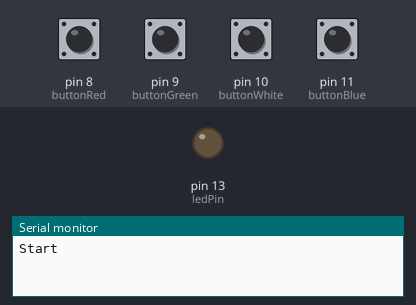
Bench run of a sketch on a simulated Arduino Uno, built with avr-gcc and run on an emulated ATmega328P. On the bench: output pins drawn as LEDs (lit = HIGH), the last lines printed to the serial monitor. The test bench sets the inputs (shaded band); at power-on: pin 8 (buttonRed), pin 9 (buttonGreen), pin 10 (buttonWhite), pin 11 (buttonBlue) LOW.

Above: at 1.8 s.
1.9 s: pin 8 (buttonRed) pulled HIGH for 0.6 s
At 2.4 s:
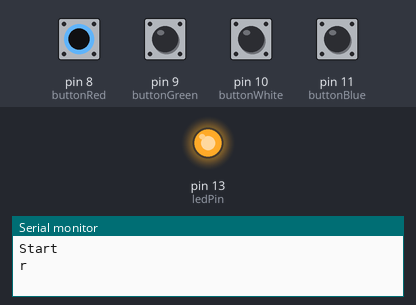
4.0 s: pin 9 (buttonGreen) pulled HIGH for 0.6 s
At 5.6 s:
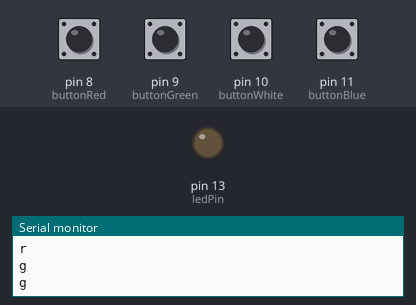
6.5 s: pin 10 (buttonWhite) pulled HIGH for 0.6 s
At 6.8 s:
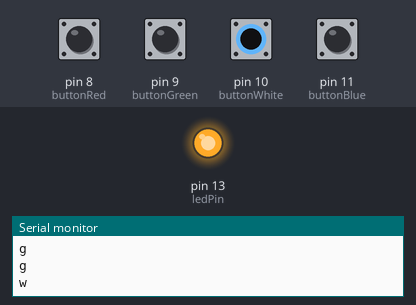
9.0 s: pin 11 (buttonBlue) pulled HIGH for 0.6 s
At 10.7 s:
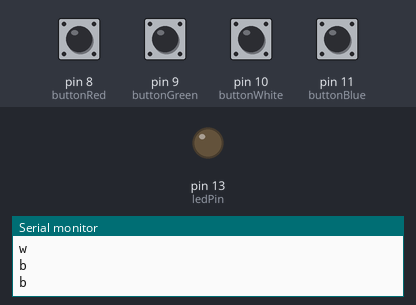
Timing chart, 0 to 12.2 s (numbered marks = the images above; inputs shaded):
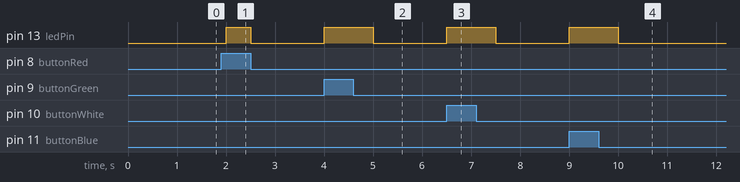

The sketch:

Button.ino
```cpp
/*
  Button


  The circuit:
  - LED attached from pin 13 to ground through 220 ohm resistor
  - pushbutton attached to pin 2 from +5V
  - 10K resistor attached to pin 2 from ground

  - Note: on most Arduinos there is already an LED on the board
    attached to pin 13.


*/

// constants won't change. They're used here to set pin numbers:
const int buttonRed = 8;     // the number of the pushbutton pin
const int buttonGreen = 9;
const int buttonWhite = 10;
const int buttonBlue = 11;
const int ledPin =  13;      // the number of the LED pin


// variables will change:
int btnGreenState = 0;         // variable for reading the pushbutton status
int btnRedState = 0;
int btnBlueState = 0;
int btnWhiteState = 0;

void setup() {
  // initialize the LED pin as an output:
  pinMode(ledPin, OUTPUT);
  // initialize the pushbutton pin as an input:
  pinMode(buttonGreen, INPUT);
  pinMode(buttonBlue, INPUT);
  pinMode(buttonWhite, INPUT);
  pinMode(buttonRed, INPUT);
  Serial.begin(9600);
  Serial.println("Start");
}

void loop() {
  // read the state of the pushbutton value:
  btnGreenState = digitalRead(buttonGreen);
  btnBlueState = digitalRead(buttonBlue);
  btnWhiteState = digitalRead(buttonWhite);
  btnRedState = digitalRead(buttonRed);


  // check if the pushbutton is pressed. If it is, the buttonState is HIGH:
  if (btnGreenState == HIGH) {
    // turn LED on:
    Serial.println('g');
    digitalWrite(ledPin, HIGH);
  } else if (btnBlueState == HIGH) {
    // turn LED on:
    Serial.println('b');
    digitalWrite(ledPin, HIGH);
  }
  else if (btnWhiteState == HIGH) {
    // turn LED on:
    Serial.println('w');
    digitalWrite(ledPin, HIGH);
  } else if (btnRedState == HIGH) {
    // turn LED on:
    Serial.println('r');
    digitalWrite(ledPin, HIGH);
  }
  else {
    // turn LED off:
    digitalWrite(ledPin, LOW);
  }
  delay(500);
}
```

Measured:
- after the input at 1.9 s, pin 13 (ledPin): LOW → HIGH after 0.10 s, → LOW 0.50 s later
- after the input at 4.0 s, pin 13 (ledPin): LOW → HIGH at once, → LOW 1.0 s later
- after the input at 6.5 s, pin 13 (ledPin): LOW → HIGH at once, → LOW 1.0 s later
- after the input at 9.0 s, pin 13 (ledPin): LOW → HIGH at once, → LOW 1.0 s later
